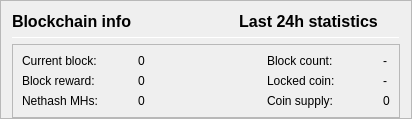
                   <widget class="QFrame" name="frameBlockchainInfo">
                    <property name="frameShape">
                     <enum>QFrame::StyledPanel</enum>
                    </property>
                    <property name="frameShadow">
                     <enum>QFrame::Raised</enum>
                    </property>
                    <layout class="QVBoxLayout" name="verticalLayout_18">
                     <property name="bottomMargin">
                      <number>0</number>
                     </property>
                     <item>
                      <layout class="QHBoxLayout">
                       <item>
                        <widget class="QLabel" name="label_blockchaininfo">
                         <property name="font">
                          <font>
                           <pointsize>12</pointsize>
                           <weight>75</weight>
                           <bold>true</bold>
                          </font>
                         </property>
                         <property name="text">
                          <string>Blockchain info</string>
                         </property>
                         <property name="alignment">
                          <set>Qt::AlignLeading</set>
                         </property>
                        </widget>
                       </item>
                       <item>
                        <spacer name="horizontalSpacer_6">
                         <property name="orientation">
                          <enum>Qt::Horizontal</enum>
                         </property>
                         <property name="sizeType">
                          <enum>QSizePolicy::Expanding</enum>
                         </property>
                         <property name="sizeHint" stdset="0">
                          <size>
                           <width>40</width>
                           <height>16</height>
                          </size>
                         </property>
                        </spacer>
                       </item>
                       <item>
                        <widget class="QLabel" name="label_24hblockchaininfo">
                         <property name="font">
                          <font>
                           <pointsize>12</pointsize>
                           <weight>75</weight>
                           <bold>true</bold>
                          </font>
                         </property>
                         <property name="text">
                          <string>Last 24h statistics     </string>
                         </property>
                         <property name="alignment">
                          <set>Qt::AlignRight</set>
                         </property>
                        </widget>
                       </item>
                      </layout>
                     </item>
                     <item>
                      <widget class="Line" name="line_Balance">
                       <property name="minimumSize">
                        <size>
                         <width>0</width>
                         <height>1</height>
                        </size>
                       </property>
                       <property name="maximumSize">
                        <size>
                         <width>16777215</width>
                         <height>1</height>
                        </size>
                       </property>
                       <property name="orientation">
                        <enum>Qt::Horizontal</enum>
                       </property>
                      </widget>
                     </item>
                     <item>
                      <widget class="QFrame" name="frameBlockchainInfoData">
                       <property name="frameShape">
                        <enum>QFrame::StyledPanel</enum>
                       </property>
                       <property name="frameShadow">
                        <enum>QFrame::Raised</enum>
                       </property>
                       <layout class="QGridLayout" name="gridLayout_3">
                        <item row="0" column="0">
                         <widget class="QLabel" name="label_CurrentBlock">
                          <property name="minimumSize">
                           <size>
                            <width>110</width>
                            <height>0</height>
                           </size>
                          </property>
                          <property name="maximumSize">
                           <size>
                            <width>130</width>
                            <height>16777215</height>
                           </size>
                          </property>
                          <property name="text">
                           <string>Current block:</string>
                          </property>
                          <property name="alignment">
                           <set>Qt::AlignVCenter</set>
                          </property>
                         </widget>
                        </item>
                        <item row="0" column="1">
                         <widget class="QLabel" name="label_CurrentBlock_value">
                          <property name="minimumSize">
                           <size>
                            <width>110</width>
                            <height>0</height>
                           </size>
                          </property>
                          <property name="maximumSize">
                           <size>
                            <width>130</width>
                            <height>16777215</height>
                           </size>
                          </property>
                          <property name="text">
                           <string>0</string>
                          </property>
                          <property name="alignment">
                           <set>Qt::AlignVCenter</set>
                          </property>
                         </widget>
                        </item>
                        <item row="0" column="2">
                         <widget class="QLabel" name="label_spacer">
                          <property name="minimumSize">
                           <size>
                            <width>0</width>
                            <height>0</height>
                           </size>
                          </property>
                          <property name="maximumSize">
                           <size>
                            <width>16777215</width>
                            <height>16777215</height>
                           </size>
                          </property>
                          <property name="text">
                           <string/>
                          </property>
                         </widget>
                        </item>
                        <item row="0" column="3">
                         <widget class="QLabel" name="label_24hBlock">
                          <property name="minimumSize">
                           <size>
                            <width>110</width>
                            <height>0</height>
                           </size>
                          </property>
                          <property name="maximumSize">
                           <size>
                            <width>130</width>
                            <height>16777215</height>
                           </size>
                          </property>
                          <property name="text">
                           <string>Block count:</string>
                          </property>
                          <property name="alignment">
                           <set>Qt::AlignVCenter</set>
                          </property>
                         </widget>
                        </item>
                        <item row="0" column="4">
                         <widget class="QLabel" name="label_24hBlock_value">
                          <property name="minimumSize">
                           <size>
                            <width>0</width>
                            <height>0</height>
                           </size>
                          </property>
                          <property name="maximumSize">
                           <size>
                            <width>100</width>
                            <height>16777215</height>
                           </size>
                          </property>
                          <property name="text">
                           <string>-</string>
                          </property>
                          <property name="alignment">
                           <set>Qt::AlignVCenter</set>
                          </property>
                         </widget>
                        </item>
                        <item row="1" column="0">
                         <widget class="QLabel" name="label_CurrentBlockReward">
                          <property name="text">
                           <string>Block reward:</string>
                          </property>
                          <property name="alignment">
                           <set>Qt::AlignVCenter</set>
                          </property>
                         </widget>
                        </item>
                        <item row="1" column="1">
                         <widget class="QLabel" name="label_CurrentBlockReward_value">
                          <property name="text">
                           <string>0</string>
                          </property>
                          <property name="alignment">
                           <set>Qt::AlignVCenter</set>
                          </property>
                         </widget>
                        </item>
                        <item row="1" column="3">
                         <widget class="QLabel" name="label_LockedCoin">
                          <property name="text">
                           <string>Locked coin:</string>
                          </property>
                          <property name="alignment">
                           <set>Qt::AlignVCenter</set>
                          </property>
                         </widget>
                        </item>
                        <item row="1" column="4">
                         <widget class="QLabel" name="label_LockedCoin_value">
                          <property name="text">
                           <string>-</string>
                          </property>
                          <property name="alignment">
                           <set>Qt::AlignVCenter</set>
                          </property>
                         </widget>
                        </item>
                        <item row="2" column="0">
                         <widget class="QLabel" name="label_Nethash">
                          <property name="text">
                           <string>Nethash MHs:</string>
                          </property>
                          <property name="alignment">
                           <set>Qt::AlignVCenter</set>
                          </property>
                         </widget>
                        </item>
                        <item row="2" column="1">
                         <widget class="QLabel" name="label_Nethash_value">
                          <property name="text">
                           <string>0</string>
                          </property>
                          <property name="alignment">
                           <set>Qt::AlignVCenter</set>
                          </property>
                         </widget>
                        </item>
                        <item row="2" column="3">
                         <widget class="QLabel" name="label_Supply">
                          <property name="text">
                           <string>Coin supply:</string>
                          </property>
                          <property name="alignment">
                           <set>Qt::AlignVCenter</set>
                          </property>
                         </widget>
                        </item>
                        <item row="2" column="4">
                         <widget class="QLabel" name="label_Supply_value">
                          <property name="text">
                           <string>0</string>
                          </property>
                          <property name="alignment">
                           <set>Qt::AlignVCenter</set>
                          </property>
                         </widget>
                        </item>
                       </layout>
                      </widget>
                     </item>
                    </layout>
                   </widget>
